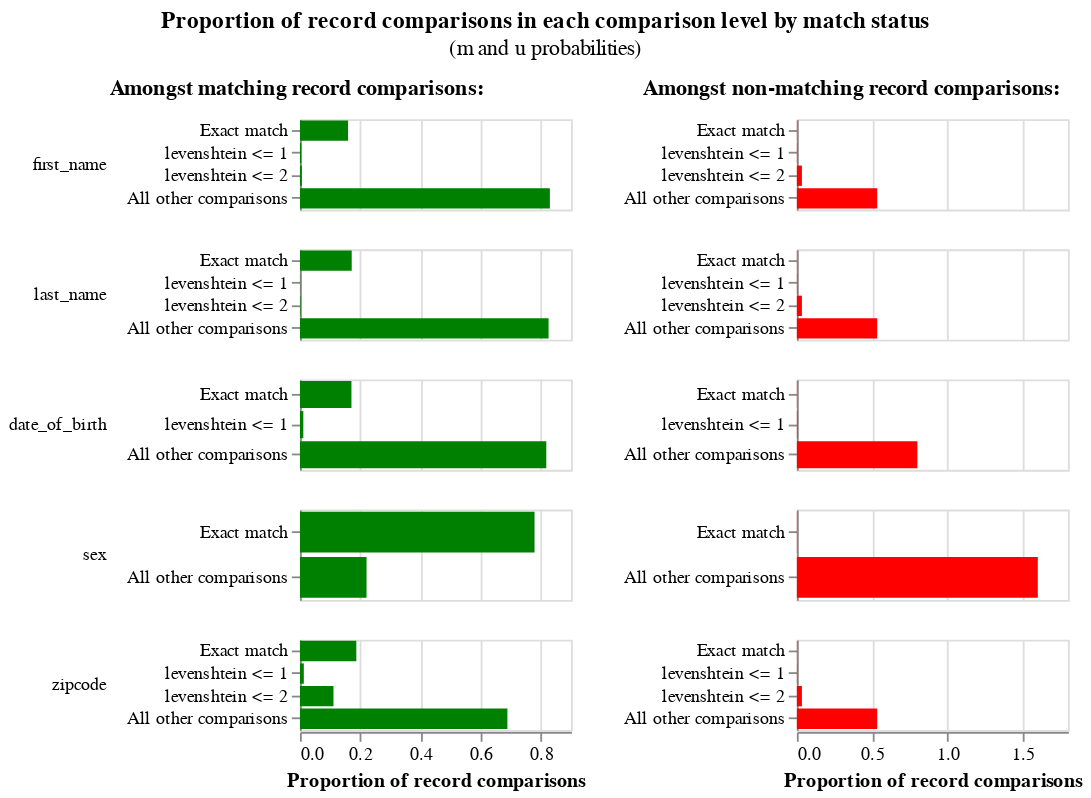

The cell this chart's notebook holds for it:
### Code cell
linker.m_u_parameters_chart()

### Figure 1 — Vega-Lite specification as saved in the notebook (floating-point values rounded to 4 significant figures)
{"config": {"view": {"width": 400, "height": 300}, "title": {"anchor": "middle", "offset": 10}, "header": {"title": null}}, "hconcat": [{"mark": "bar", "title": {"text": "Amongst matching record comparisons:", "fontWeight": "bold", "fontSize": 12}, "encoding": {"row": {"type": "nominal", "field": "comparison_name", "sort": {"field": "comparison_sort_order"}, "header": {"labelAngle": 0, "labelAnchor": "middle", "labelAlign": "left"}}, "x": {"type": "quantitative", "field": "m_probability", "axis": {"title": "Proportion of record comparisons"}}, "y": {"type": "nominal", "axis": {"title": null}, "field": "label_for_charts", "sort": {"field": "comparison_vector_value", "order": "descending"}}, "tooltip": [{"type": "nominal", "field": "m_probability_description", "title": "m probability description"}, {"type": "nominal", "field": "comparison_name", "title": "Comparison column name"}, {"type": "ordinal", "field": "label_for_charts", "title": "Label"}, {"type": "nominal", "field": "sql_condition", "title": "SQL condition"}, {"type": "quantitative", "field": "m_probability", "format": ".4p", "title": "m probability"}, {"type": "quantitative", "field": "u_probability", "format": ".4p", "title": "u probability"}, {"type": "quantitative", "field": "bayes_factor", "title": "Bayes factor = m/u", "format": ",.4f"}, {"type": "quantitative", "field": "log2_bayes_factor", "title": "Match weight = log2(m/u)", "format": ",.4f"}], "color": {"value": "green"}}, "resolve": {"scale": {"y": "independent"}}, "transform": [{"filter": "(datum.bayes_factor != 'no-op filter due to vega lite issue 4680')"}], "width": 150, "height": 50}, {"mark": "bar", "title": {"text": "Amongst non-matching record comparisons:", "fontWeight": "bold", "fontSize": 12}, "encoding": {"row": {"type": "nominal", "field": "comparison_name", "sort": {"field": "comparison_sort_order"}, "header": {"labels": false}}, "x": {"type": "quantitative", "field": "u_probability", "axis": {"title": "Proportion of record comparisons"}}, "y": {"type": "nominal", "axis": {"title": null}, "field": "label_for_charts", "sort": {"field": "comparison_vector_value", "order": "descending"}}, "tooltip": [{"type": "nominal", "field": "u_probability_description", "title": "u probability description"}, {"type": "nominal", "field": "comparison_name", "title": "Comparison column name"}, {"type": "ordinal", "field": "label_for_charts", "title": "Label"}, {"type": "nominal", "field": "sql_condition", "title": "SQL condition"}, {"type": "quantitative", "field": "m_probability", "format": ".4p", "title": "m probability"}, {"type": "quantitative", "field": "u_probability", "format": ".4p", "title": "u probability"}, {"type": "quantitative", "field": "bayes_factor", "title": "Bayes factor = m/u", "format": ",.4f"}, {"type": "quantitative", "field": "log2_bayes_factor", "title": "Match weight = log2(m/u)", "format": ",.4f"}], "color": {"value": "red"}}, "resolve": {"scale": {"y": "independent"}}, "transform": [{"filter": "(datum.bayes_factor != 'no-op filter2 due to vega lite issue 4680')"}], "width": 150, "height": 50}], "data": {"values": [{"comparison_name": "first_name", "sql_condition": "\"first_name_l\" = \"first_name_r\"", "label_for_charts": "Exact match", "m_probability": 0.1597, "u_probability": 0.0009277, "m_probability_description": "Amongst matching record comparisons, 15.97% of records are in the exact match comparison level", "u_probability_description": "Amongst non-matching record comparisons, 0.09% of records are in the exact match comparison level", "has_tf_adjustments": false, "tf_adjustment_column": null, "tf_adjustment_weight": 1.0, "is_null_level": false, "bayes_factor": 172.1, "log2_bayes_factor": 7.427, "comparison_vector_value": 3, "max_comparison_vector_value": 3, "bayes_factor_description": "If comparison level is `exact match` then comparison is 172.15 times more likely to be a match", "probability_two_random_records_match": 0.0004458, "comparison_sort_order": 0}, {"comparison_name": "first_name", "sql_condition": "levenshtein(\"first_name_l\", \"first_name_r\") <= 1", "label_for_charts": "levenshtein <= 1", "m_probability": 0.004261, "u_probability": 0.002083, "m_probability_description": "Amongst matching record comparisons, 0.43% of records are in the levenshtein <= 1 comparison level", "u_probability_description": "Amongst non-matching record comparisons, 0.21% of records are in the levenshtein <= 1 comparison level", "has_tf_adjustments": false, "tf_adjustment_column": null, "tf_adjustment_weight": 1.0, "is_null_level": false, "bayes_factor": 2.045, "log2_bayes_factor": 1.032, "comparison_vector_value": 2, "max_comparison_vector_value": 3, "bayes_factor_description": "If comparison level is `levenshtein <= 1` then comparison is 2.05 times more likely to be a match", "probability_two_random_records_match": 0.0004458, "comparison_sort_order": 0}, {"comparison_name": "first_name", "sql_condition": "levenshtein(\"first_name_l\", \"first_name_r\") <= 2", "label_for_charts": "levenshtein <= 2", "m_probability": 0.006151, "u_probability": 0.03333, "m_probability_description": "Amongst matching record comparisons, 0.62% of records are in the levenshtein <= 2 comparison level", "u_probability_description": "Amongst non-matching record comparisons, 3.33% of records are in the levenshtein <= 2 comparison level", "has_tf_adjustments": false, "tf_adjustment_column": null, "tf_adjustment_weight": 1.0, "is_null_level": false, "bayes_factor": 0.1845, "log2_bayes_factor": -2.438, "comparison_vector_value": 1, "max_comparison_vector_value": 3, "bayes_factor_description": "If comparison level is `levenshtein <= 2` then comparison is  5.42 times less likely to be a match", "probability_two_random_records_match": 0.0004458, "comparison_sort_order": 0}, {"comparison_name": "first_name", "sql_condition": "ELSE", "label_for_charts": "All other comparisons", "m_probability": 0.8299, "u_probability": 0.5333, "m_probability_description": "Amongst matching record comparisons, 82.99% of records are in the all other comparisons comparison level", "u_probability_description": "Amongst non-matching record comparisons, 53.33% of records are in the all other comparisons comparison level", "has_tf_adjustments": false, "tf_adjustment_column": null, "tf_adjustment_weight": 1.0, "is_null_level": false, "bayes_factor": 1.556, "log2_bayes_factor": 0.6379, "comparison_vector_value": 0, "max_comparison_vector_value": 3, "bayes_factor_description": "If comparison level is `all other comparisons` then comparison is 1.56 times more likely to be a match", "probability_two_random_records_match": 0.0004458, "comparison_sort_order": 0}, {"comparison_name": "last_name", "sql_condition": "\"last_name_l\" = \"last_name_r\"", "label_for_charts": "Exact match", "m_probability": 0.1719, "u_probability": 0.0009277, "m_probability_description": "Amongst matching record comparisons, 17.19% of records are in the exact match comparison level", "u_probability_description": "Amongst non-matching record comparisons, 0.09% of records are in the exact match comparison level", "has_tf_adjustments": false, "tf_adjustment_column": null, "tf_adjustment_weight": 1.0, "is_null_level": false, "bayes_factor": 185.3, "log2_bayes_factor": 7.533, "comparison_vector_value": 3, "max_comparison_vector_value": 3, "bayes_factor_description": "If comparison level is `exact match` then comparison is 185.27 times more likely to be a match", "probability_two_random_records_match": 0.0004458, "comparison_sort_order": 1}, {"comparison_name": "last_name", "sql_condition": "levenshtein(\"last_name_l\", \"last_name_r\") <= 1", "label_for_charts": "levenshtein <= 1", "m_probability": 0.000625, "u_probability": 0.002083, "m_probability_description": "Amongst matching record comparisons, 0.06% of records are in the levenshtein <= 1 comparison level", "u_probability_description": "Amongst non-matching record comparisons, 0.21% of records are in the levenshtein <= 1 comparison level", "has_tf_adjustments": false, "tf_adjustment_column": null, "tf_adjustment_weight": 1.0, "is_null_level": false, "bayes_factor": 0.3, "log2_bayes_factor": -1.737, "comparison_vector_value": 2, "max_comparison_vector_value": 3, "bayes_factor_description": "If comparison level is `levenshtein <= 1` then comparison is  3.33 times less likely to be a match", "probability_two_random_records_match": 0.0004458, "comparison_sort_order": 1}, {"comparison_name": "last_name", "sql_condition": "levenshtein(\"last_name_l\", \"last_name_r\") <= 2", "label_for_charts": "levenshtein <= 2", "m_probability": 0.001923, "u_probability": 0.03333, "m_probability_description": "Amongst matching record comparisons, 0.19% of records are in the levenshtein <= 2 comparison level", "u_probability_description": "Amongst non-matching record comparisons, 3.33% of records are in the levenshtein <= 2 comparison level", "has_tf_adjustments": false, "tf_adjustment_column": null, "tf_adjustment_weight": 1.0, "is_null_level": false, "bayes_factor": 0.0577, "log2_bayes_factor": -4.115, "comparison_vector_value": 1, "max_comparison_vector_value": 3, "bayes_factor_description": "If comparison level is `levenshtein <= 2` then comparison is  17.33 times less likely to be a match", "probability_two_random_records_match": 0.0004458, "comparison_sort_order": 1}, {"comparison_name": "last_name", "sql_condition": "ELSE", "label_for_charts": "All other comparisons", "m_probability": 0.8256, "u_probability": 0.5333, "m_probability_description": "Amongst matching record comparisons, 82.56% of records are in the all other comparisons comparison level", "u_probability_description": "Amongst non-matching record comparisons, 53.33% of records are in the all other comparisons comparison level", "has_tf_adjustments": false, "tf_adjustment_column": null, "tf_adjustment_weight": 1.0, "is_null_level": false, "bayes_factor": 1.548, "log2_bayes_factor": 0.6304, "comparison_vector_value": 0, "max_comparison_vector_value": 3, "bayes_factor_description": "If comparison level is `all other comparisons` then comparison is 1.55 times more likely to be a match", "probability_two_random_records_match": 0.0004458, "comparison_sort_order": 1}, {"comparison_name": "date_of_birth", "sql_condition": "\"date_of_birth_l\" = \"date_of_birth_r\"", "label_for_charts": "Exact match", "m_probability": 0.171, "u_probability": 0.0009277, "m_probability_description": "Amongst matching record comparisons, 17.10% of records are in the exact match comparison level", "u_probability_description": "Amongst non-matching record comparisons, 0.09% of records are in the exact match comparison level", "has_tf_adjustments": false, "tf_adjustment_column": null, "tf_adjustment_weight": 1.0, "is_null_level": false, "bayes_factor": 184.3, "log2_bayes_factor": 7.526, "comparison_vector_value": 2, "max_comparison_vector_value": 2, "bayes_factor_description": "If comparison level is `exact match` then comparison is 184.29 times more likely to be a match", "probability_two_random_records_match": 0.0004458, "comparison_sort_order": 2}, {"comparison_name": "date_of_birth", "sql_condition": "levenshtein(\"date_of_birth_l\", \"date_of_birth_r\") <= 1", "label_for_charts": "levenshtein <= 1", "m_probability": 0.01114, "u_probability": 0.003125, "m_probability_description": "Amongst matching record comparisons, 1.11% of records are in the levenshtein <= 1 comparison level", "u_probability_description": "Amongst non-matching record comparisons, 0.31% of records are in the levenshtein <= 1 comparison level", "has_tf_adjustments": false, "tf_adjustment_column": null, "tf_adjustment_weight": 1.0, "is_null_level": false, "bayes_factor": 3.566, "log2_bayes_factor": 1.834, "comparison_vector_value": 1, "max_comparison_vector_value": 2, "bayes_factor_description": "If comparison level is `levenshtein <= 1` then comparison is 3.57 times more likely to be a match", "probability_two_random_records_match": 0.0004458, "comparison_sort_order": 2}, {"comparison_name": "date_of_birth", "sql_condition": "ELSE", "label_for_charts": "All other comparisons", "m_probability": 0.8179, "u_probability": 0.8, "m_probability_description": "Amongst matching record comparisons, 81.79% of records are in the all other comparisons comparison level", "u_probability_description": "Amongst non-matching record comparisons, 80.00% of records are in the all other comparisons comparison level", "has_tf_adjustments": false, "tf_adjustment_column": null, "tf_adjustment_weight": 1.0, "is_null_level": false, "bayes_factor": 1.022, "log2_bayes_factor": 0.0319, "comparison_vector_value": 0, "max_comparison_vector_value": 2, "bayes_factor_description": "If comparison level is `all other comparisons` then comparison is 1.02 times more likely to be a match", "probability_two_random_records_match": 0.0004458, "comparison_sort_order": 2}, {"comparison_name": "sex", "sql_condition": "\"sex_l\" = \"sex_r\"", "label_for_charts": "Exact match", "m_probability": 0.7789, "u_probability": 0.0009277, "m_probability_description": "Amongst matching record comparisons, 77.89% of records are in the exact match comparison level", "u_probability_description": "Amongst non-matching record comparisons, 0.09% of records are in the exact match comparison level", "has_tf_adjustments": false, "tf_adjustment_column": null, "tf_adjustment_weight": 1.0, "is_null_level": false, "bayes_factor": 839.6, "log2_bayes_factor": 9.714, "comparison_vector_value": 1, "max_comparison_vector_value": 1, "bayes_factor_description": "If comparison level is `exact match` then comparison is 839.60 times more likely to be a match", "probability_two_random_records_match": 0.0004458, "comparison_sort_order": 3}, {"comparison_name": "sex", "sql_condition": "ELSE", "label_for_charts": "All other comparisons", "m_probability": 0.2211, "u_probability": 1.6, "m_probability_description": "Amongst matching record comparisons, 22.11% of records are in the all other comparisons comparison level", "u_probability_description": "Amongst non-matching record comparisons, 160.00% of records are in the all other comparisons comparison level", "has_tf_adjustments": false, "tf_adjustment_column": null, "tf_adjustment_weight": 1.0, "is_null_level": false, "bayes_factor": 0.1382, "log2_bayes_factor": -2.855, "comparison_vector_value": 0, "max_comparison_vector_value": 1, "bayes_factor_description": "If comparison level is `all other comparisons` then comparison is  7.24 times less likely to be a match", "probability_two_random_records_match": 0.0004458, "comparison_sort_order": 3}, {"comparison_name": "zipcode", "sql_condition": "\"zipcode_l\" = \"zipcode_r\"", "label_for_charts": "Exact match", "m_probability": 0.1871, "u_probability": 0.0009277, "m_probability_description": "Amongst matching record comparisons, 18.71% of records are in the exact match comparison level", "u_probability_description": "Amongst non-matching record comparisons, 0.09% of records are in the exact match comparison level", "has_tf_adjustments": false, "tf_adjustment_column": null, "tf_adjustment_weight": 1.0, "is_null_level": false, "bayes_factor": 201.7, "log2_bayes_factor": 7.656, "comparison_vector_value": 3, "max_comparison_vector_value": 3, "bayes_factor_description": "If comparison level is `exact match` then comparison is 201.72 times more likely to be a match", "probability_two_random_records_match": 0.0004458, "comparison_sort_order": 4}, {"comparison_name": "zipcode", "sql_condition": "levenshtein(\"zipcode_l\", \"zipcode_r\") <= 1", "label_for_charts": "levenshtein <= 1", "m_probability": 0.01281, "u_probability": 0.002083, "m_probability_description": "Amongst matching record comparisons, 1.28% of records are in the levenshtein <= 1 comparison level", "u_probability_description": "Amongst non-matching record comparisons, 0.21% of records are in the levenshtein <= 1 comparison level", "has_tf_adjustments": false, "tf_adjustment_column": null, "tf_adjustment_weight": 1.0, "is_null_level": false, "bayes_factor": 6.15, "log2_bayes_factor": 2.621, "comparison_vector_value": 2, "max_comparison_vector_value": 3, "bayes_factor_description": "If comparison level is `levenshtein <= 1` then comparison is 6.15 times more likely to be a match", "probability_two_random_records_match": 0.0004458, "comparison_sort_order": 4}, {"comparison_name": "zipcode", "sql_condition": "levenshtein(\"zipcode_l\", \"zipcode_r\") <= 2", "label_for_charts": "levenshtein <= 2", "m_probability": 0.1113, "u_probability": 0.03333, "m_probability_description": "Amongst matching record comparisons, 11.13% of records are in the levenshtein <= 2 comparison level", "u_probability_description": "Amongst non-matching record comparisons, 3.33% of records are in the levenshtein <= 2 comparison level", "has_tf_adjustments": false, "tf_adjustment_column": null, "tf_adjustment_weight": 1.0, "is_null_level": false, "bayes_factor": 3.338, "log2_bayes_factor": 1.739, "comparison_vector_value": 1, "max_comparison_vector_value": 3, "bayes_factor_description": "If comparison level is `levenshtein <= 2` then comparison is 3.34 times more likely to be a match", "probability_two_random_records_match": 0.0004458, "comparison_sort_order": 4}, {"comparison_name": "zipcode", "sql_condition": "ELSE", "label_for_charts": "All other comparisons", "m_probability": 0.6888, "u_probability": 0.5333, "m_probability_description": "Amongst matching record comparisons, 68.88% of records are in the all other comparisons comparison level", "u_probability_description": "Amongst non-matching record comparisons, 53.33% of records are in the all other comparisons comparison level", "has_tf_adjustments": false, "tf_adjustment_column": null, "tf_adjustment_weight": 1.0, "is_null_level": false, "bayes_factor": 1.291, "log2_bayes_factor": 0.369, "comparison_vector_value": 0, "max_comparison_vector_value": 3, "bayes_factor_description": "If comparison level is `all other comparisons` then comparison is 1.29 times more likely to be a match", "probability_two_random_records_match": 0.0004458, "comparison_sort_order": 4}]}, "title": {"text": "Proportion of record comparisons in each comparison level by match status", "subtitle": "(m and u probabilities)"}, "$schema": "https://vega.github.io/schema/vega-lite/v4.json"}
